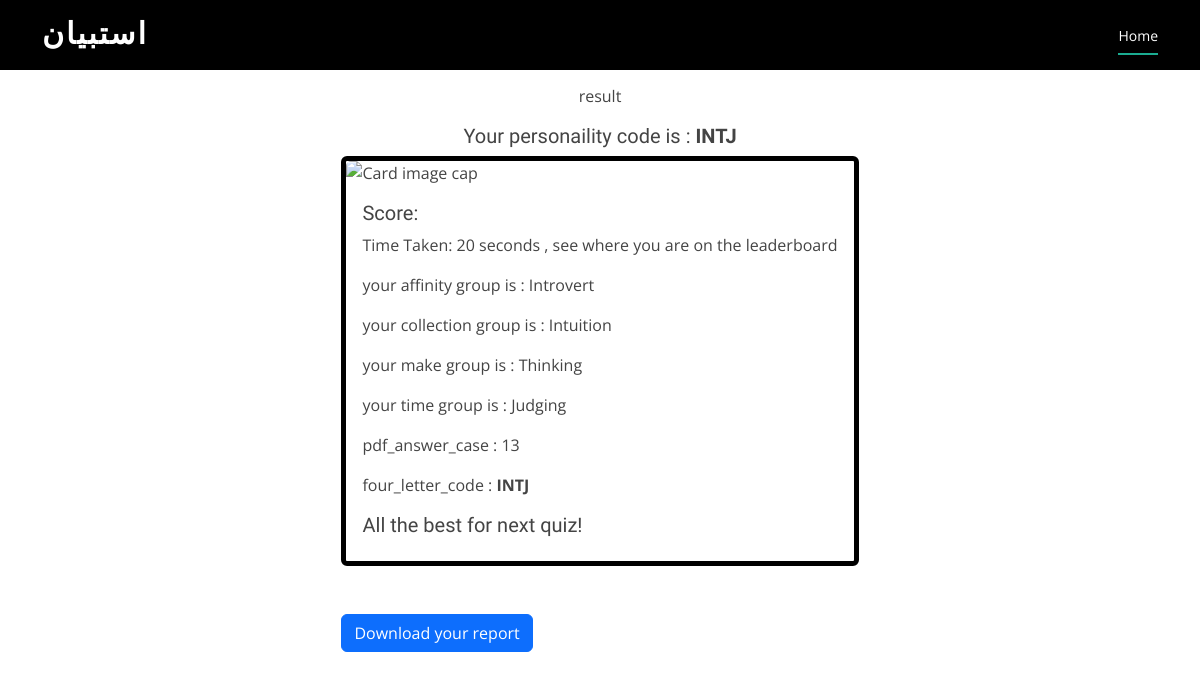
Page /1/Sulemaan Farooq/after_survey_arabic on the committed database.
### survery_app/models.py (models this page shows)
class result(models.Model):
    id = models.AutoField(primary_key=True)
    time = models.CharField(max_length=500)
    affinity_1 = models.BigIntegerField()
    affinity_2 = models.BigIntegerField()
    affinity_result= models.CharField(max_length=500)
    collection_1 = models.BigIntegerField()
    collection_2 = models.BigIntegerField()
    collection_result = models.CharField(max_length=500)
    make_1 = models.BigIntegerField()
    make_2 = models.BigIntegerField()
    make_result = models.CharField(max_length=500)
    time_1 = models.BigIntegerField()
    time_2 = models.BigIntegerField()
    time_result = models.CharField(max_length=500)
    pdf_answer_case = models.BigIntegerField()
    user_name = models.CharField(max_length=500)
    user_email = models.CharField(max_length=500)
    user_phone = models.CharField(max_length=500)
    four_letter_code  = models.CharField(max_length=500)
    pdf_free = models.CharField(max_length=500)
    pdf_paid = models.CharField(max_length=500)
    link = models.CharField(max_length=500)
    date_and_time_completed = models.CharField(max_length=500)

### survery_app/views.py (the view)
# urls.py: path('<str:user_id>/<str:user_name>/after_survey_arabic', views.after_survey_arabic, name='after_survey_arabic'),
def after_survey_arabic(request , user_id , user_name):
   if request.method == 'POST':
        return redirect('download_report_page' , user_id , user_name)
   if request.method == 'GET':
    r = result.objects.all()
    print(user_id)
    for x in r:
          print(x.id)
          print()
          if str(x.id) == str(user_id):
                print("found")
                r = x
    four_letter_code = ""
    if r.collection_result[0] == "S":
      four_letter_code = four_letter_code + r.affinity_result[0] + r.collection_result[0] + r.make_result[0] + r.time_result[0]
    if r.collection_result[0] == "I":
        four_letter_code = four_letter_code + r.affinity_result[0] + "N" + r.make_result[0] + r.time_result[0]
    r.four_letter_code = four_letter_code
    r.save()
    pdf_free = ""
    pdf_free = pdf_free + four_letter_code + "_Free.pdf"
    r.pdf_free = pdf_free
    pdf_paid = ""
    pdf_paid = pdf_paid + four_letter_code + "_Full.pdf"
    r.pdf_paid = pdf_paid
    r.save()
    context = {
                'time': r.time,
                'affinity_1': r.affinity_1 ,
                'affinity_2':r.affinity_2,
                'affinity_result':r.affinity_result,
                'collection_1' :r.collection_1,
                'collection_2' :r.collection_2,
                'collection_result':r.collection_result,
                'make_1' :r.make_1,
                'make_2':r.make_2,
                'make_result':r.make_result,
                'time_1':r.time_1,
                'time_2':r.time_2,
                'time_result':r.time_result,
                'pdf_answer_case':r.pdf_answer_case,
                'four_letter_code': four_letter_code
                  }
    return render(request, "after_survey_arabic.html" , context)

### survery_app/templates/after_survey_arabic.html (shortened to what this page needs)
{% extends 'index.html' %}
{% block content %}
    <br>
    <head> <title> results </title </head>
<body>
<section id="results" class="results">
        <div class="container">
            <div class="d-flex flex-column justify-content-center align-items-center">
                <p> result </p>
                <h5> Your personaility code is : <b> {{four_letter_code}} </b>  </h5>
                <div class="card-columns" style="padding: auto; margin: auto;">
                    <div class="card" align="centre " style="width: width=device-width: unset;; border:5px black solid">
                        <img class="card-img-top" src="http://kmit.in/emagazine/wp-content/uploads/2018/02/karnataka-results.jpg" alt="Card image cap">
                        <div class="card-body">
                            <h5 class="card-title">Score: {{score}}</h5>
                            <p class="card-text">Time Taken: {{time}} seconds , see where you are on the leaderboard </p>
                            <p class="card-text"> your affinity group is : {{affinity_result}}</p>
                            <p class="card-text"> your collection group is : {{collection_result}}</p>
                            <p class="card-text"> your make group is : {{make_result}}</p>
                            <p class="card-text"> your time group is : {{time_result}}</p>
                            <p class="card-text"> pdf_answer_case : {{pdf_answer_case}}</p>
                            <p class="card-text"> four_letter_code : <b> {{four_letter_code}} </b></p>
                            <h5>All the best for next quiz!</h5>
                        </div>
                    </div>
                    <br>
                    <form method='post' action=''">
                        <br>
                        <button type="submit" class="btn btn-primary"> Download your report </button>
                    </form>
            </div>
</section>
</body>
</html>
{% endblock %}

### survery_app/static/css/style.css (style rules this page uses)
body { font-family: "Open Sans", sans-serif; color: #444444; }
h1, h2, h3, h4, h5, h6 { font-family: "Raleway", sans-serif; }
section { padding: 60px 0; overflow: hidden; }

### rows in the picture
result: four_letter_code "INTJ", time "20", affinity_result "Introvert", collection_result "Intuition", make_result "Thinking", time_result "Judging"

### other values in the picture
{{ pdf_answer_case }} "13"
